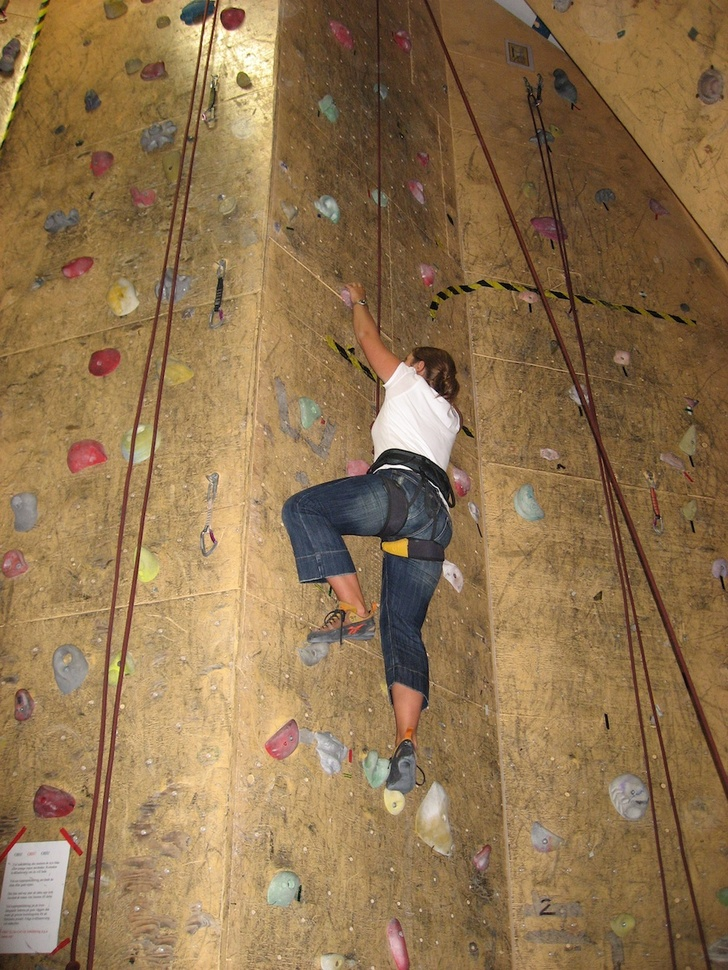
#> input picture pcv-book/data/climbing_1_small.jpg, 728 x 970 px, shrunk from 1000 x 1333 before the run
$ python ch02_sift_match.py ../data/climbing_1_small.jpg ../data/climbing_2_small.jpg   (Python 2 division)
#> lines starting #> are read from the running program, lines starting #| are printed output that depends on the picture
### pcv-book/PCV/PCV/localdescriptors/sift.py
from PIL import Image
import os
from numpy import *
from pylab import *


# [14 lines left out: function process_image, not called in this run]


def read_features_from_file(filename):
	""" read feature properties and return in matrix form"""
	f = loadtxt(filename)
	return f[:,:4],f[:,4:] # feature locations, descriptors


def write_features_to_file(filename,locs,desc):
	""" save feature location and descriptor to file"""
	savetxt(filename,hstack((locs,desc)))


def plot_features(im,locs,circle=False):
	""" show image with features. input: im (image as array),
		locs (row, col, scale, orientation of each feature) """

	# [5 lines left out: function draw_circle, not called in this run]

	imshow(im)
	if circle:
		[draw_circle([p[0],p[1]],p[2]) for p in locs]
	else:
		plot(locs[:,0],locs[:,1],'ob')
	axis('off')


def match(desc1,desc2):
	""" for each descriptor in the first image,
		select its match in the second image.
		input: desc1 (descriptors for the first image),
		desc2 (same for second image). """

	desc1 = array([d/linalg.norm(d) for d in desc1])
	desc2 = array([d/linalg.norm(d) for d in desc2])

	dist_ratio = 0.6
	desc1_size = desc1.shape

	matchscores = zeros((desc1_size[0],1))
	desc2t = desc2.T #precompute matrix transpose
	for i in range(desc1_size[0]):
		dotprods = dot(desc1[i,:],desc2t) #vector of dot products
		dotprods = 0.9999*dotprods
		#inverse cosine and sort, return index for features in second image
		indx = argsort(arccos(dotprods))

		#check if nearest neighbor has angle less than dist_ratio times 2nd
		if arccos(dotprods)[indx[0]] < dist_ratio * arccos(dotprods)[indx[1]]:
			matchscores[i] = int(indx[0])

	return matchscores


def appendimages(im1,im2):
	""" return a new image that appends the two images side-by-side."""

	#select the image with the fewest rows and fill in enough empty rows
	rows1 = im1.shape[0]
	rows2 = im2.shape[0]

	if rows1 < rows2:
		im1 = concatenate((im1,zeros((rows2-rows1,im1.shape[1]))), axis=0)
	elif rows1 > rows2:
		im2 = concatenate((im2,zeros((rows1-rows2,im2.shape[1]))), axis=0)
	#if none of these cases they are equal, no filling needed.

	return concatenate((im1,im2), axis=1)


def plot_matches(im1,im2,locs1,locs2,matchscores,show_below=True):
	""" show a figure with lines joining the accepted matches
		input: im1,im2 (images as arrays), locs1,locs2 (location of features),
		matchscores (as output from 'match'), show_below (if images should be shown below). """

	im3 = appendimages(im1,im2)
	if show_below:
		im3 = vstack((im3,im3))

	# show image
	imshow(im3)

	# draw lines for matches
	cols1 = im1.shape[1]
	for i in range(len(matchscores)):
		if matchscores[i] > 0:
			plot([locs1[i,0], locs2[matchscores[i,0],0]+cols1], [locs1[i,1], locs2[matchscores[i,0],1]], 'c')
	axis('off')


def match_twosided(desc1,desc2):
	""" two-sided symmetric version of match(). """

	matches_12 = match(desc1,desc2)
	matches_21 = match(desc2,desc1)

	ndx_12 = matches_12.nonzero()[0]

	#remove matches that are not symmetric
	for n in ndx_12:
		if matches_21[int(matches_12[n])] != n:
			matches_12[n] = 0

	return matches_12


# [20 lines that do not run on import are left out]


### pcv-book/ch02/ch02_sift_match.py
from PIL import Image
from pylab import *
import sys
from PCV.localdescriptors import sift


if len(sys.argv) >= 3:
  im1f, im2f = sys.argv[1], sys.argv[2]
else:
  im1f = '../1/741.jpg'
  im2f = '../1/742.jpg'
# [4 lines of commented-out code are left out]
im1 = array(Image.open(im1f))
#> im1 is the input picture: shape (970, 728, 3); mean R, G, B 143.7, 115.3, 78.6
im2 = array(Image.open(im2f))
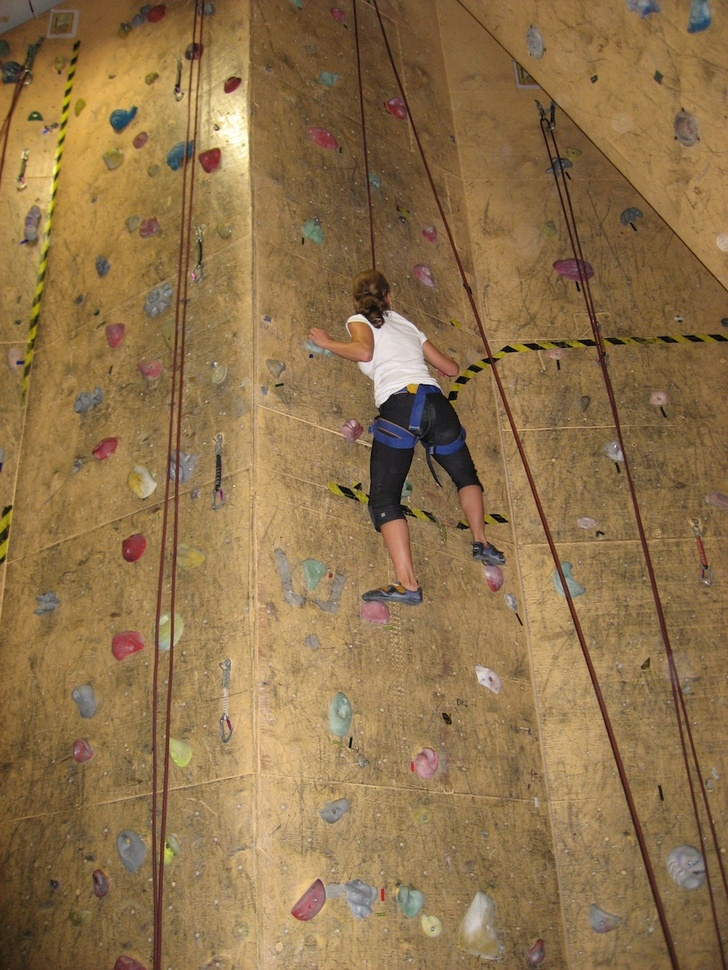
#> input picture pcv-book/data/climbing_2_small.jpg, 728 x 970 px, shrunk from 1000 x 1333 before the run
#> im2 is the input picture: shape (970, 728, 3); mean R, G, B 142.8, 114.7, 75.5

#sift.process_image(im1f, 'out_sift_1.txt')
l1, d1 = sift.read_features_from_file('out_sift_1.txt')
figure()
gray()
subplot(121)
sift.plot_features(im1, l1, circle=False)

#sift.process_image(im2f, 'out_sift_2.txt')
l2, d2 = sift.read_features_from_file('out_sift_2.txt')
subplot(122)
sift.plot_features(im2, l2, circle=False)

#matches = sift.match(d1, d2)
matches = sift.match_twosided(d1, d2)
print '{} matches'.format(len(matches.nonzero()[0]))

figure()
gray()
sift.plot_matches(im1, im2, l1, l2, matches, show_below=True)
#> in appendimages, `return concatenate((im1,im2), axis=1)`:
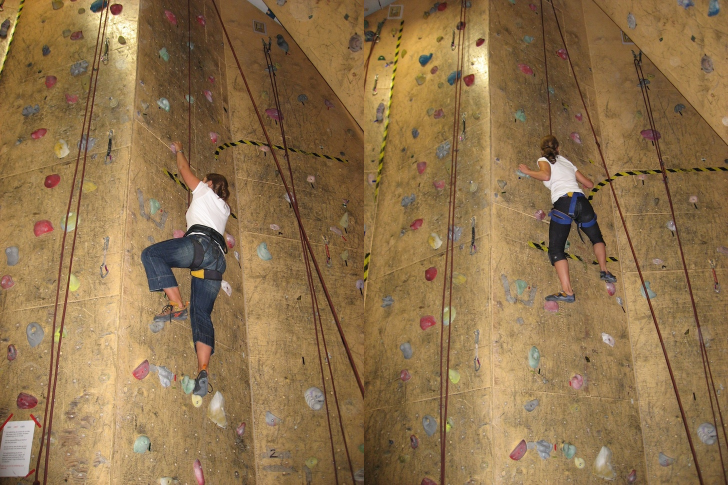
#> returned value: shape (970, 1456, 3) (shown at 1/2 size); mean of channels 0, 1, 2 143.3, 115, 77.1; drawn as R, G, B
#> in plot_matches, `im3 = vstack((im3,im3))`:
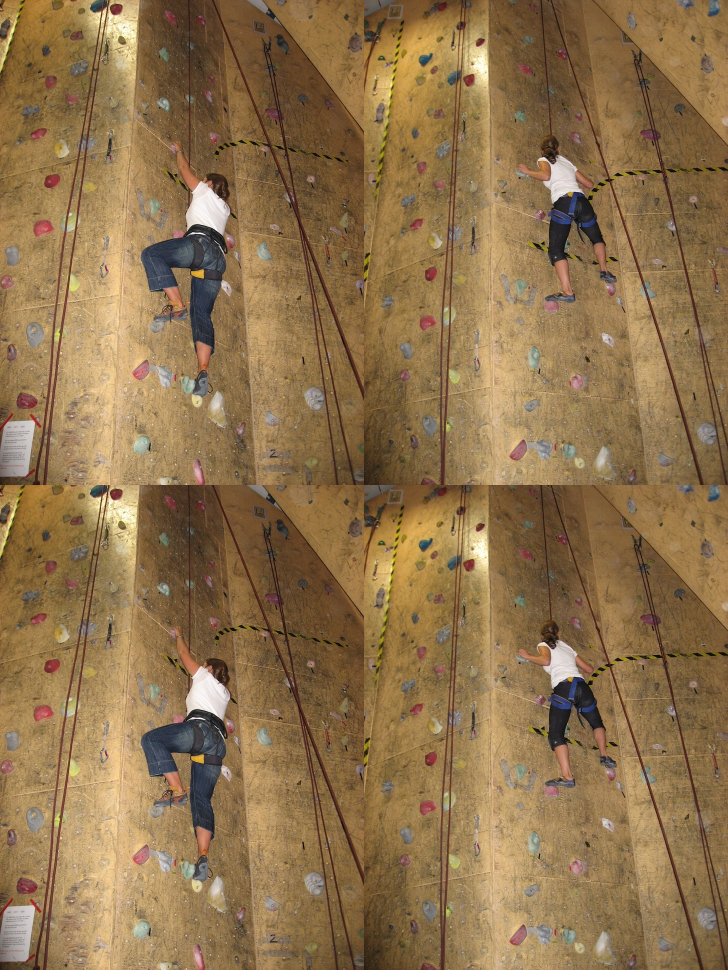
#> im3: shape (1940, 1456, 3) (shown at 1/2 size); mean R, G, B 143.3, 115, 77.1
#> (the run stopped early here; a loop or call above may not have finished)
